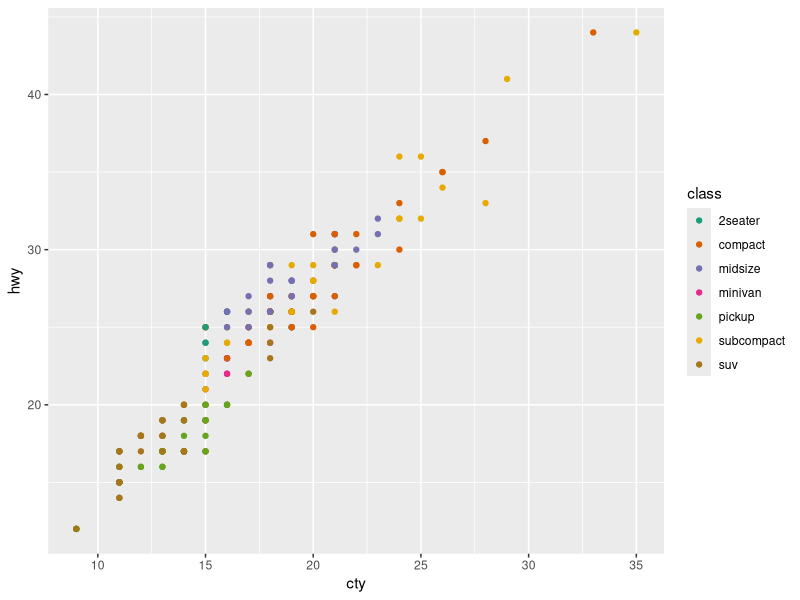

Source code (R):
## ---- chunk 1
knitr::opts_chunk$set(echo = TRUE)
library(tidyverse)
## ---- chunk 2
glimpse(mpg)
## ---- chunk 3
ggplot(mpg, aes(x= cty, y= hwy, color= class)) +
  geom_point() +
  scale_color_brewer(palette = "Dark2")
